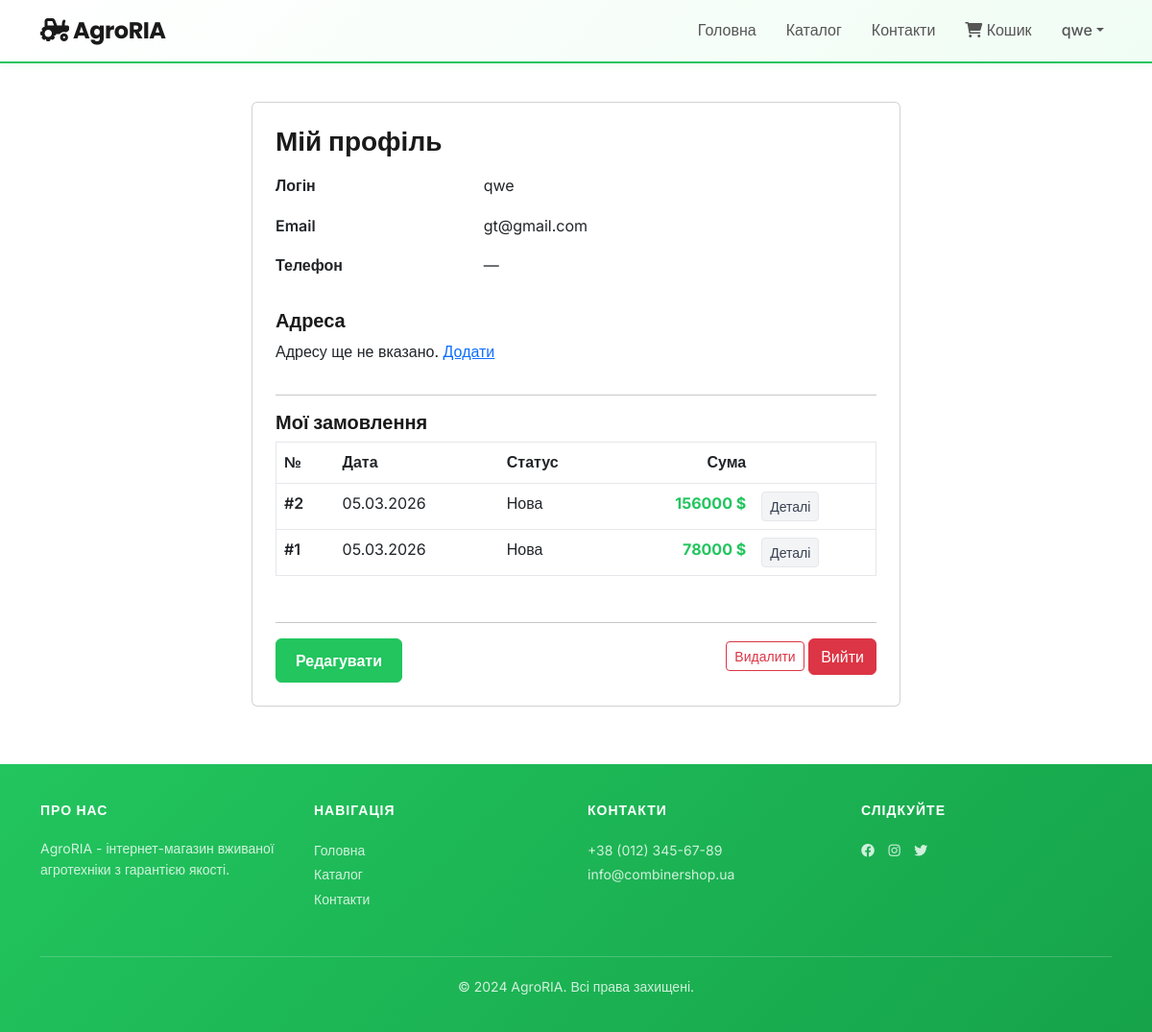
Page /account/profile/ (signed in) on the committed database.
### account/models.py (models this page shows, shortened)
class Profile(models.Model):
    user = models.OneToOneField(User, on_delete=models.CASCADE)
    phone_number = models.CharField(max_length=20, blank=True)
    address = models.ForeignKey('Address', on_delete=models.SET_NULL, null=True, blank=True, default = None)

### order/models.py (models this page shows, shortened)
class Order(models.Model):
    STATUS_CHOICES = [
        ('new', 'Нова'),
        ('processing', 'В обробці'),
        ('shipped', 'Відправлено'),
        ('delivered', 'Доставлено'),
        ('canceled', 'Скасовано'),
    ]
    user = models.ForeignKey(User, on_delete=models.SET_NULL, null=True, blank=True)
    shipping_name = models.CharField(max_length=255, verbose_name='Ім\'я отримувача')
    shipping_phone = models.CharField(max_length=20, blank=True, verbose_name='Телефон')
    shipping_sity = models.CharField(max_length=100, verbose_name='Місто')
    shipping_street = models.CharField(max_length=255, verbose_name='Вулиця')
    status = models.CharField(max_length=20, choices=STATUS_CHOICES, default='new')
    coment = models.TextField(blank=True, null=True)
    total_price = models.DecimalField(max_digits=10, decimal_places=2)
    created_at = models.DateTimeField(auto_now_add=True)
    updated_at = models.DateTimeField(auto_now=True)
    class Meta:
        ordering = ['-created_at']
        verbose_name = 'Замовлення'
        verbose_name_plural = 'Замовлення'
        ordering = ['-created_at']

### account/views.py (the view)
# urls.py: path('profile/', views.profile_view, name='profile'),
@login_required
def profile_view(request):
    profile = get_object_or_404(Profile, user=request.user)
    return render(request, 'account/profile.html', {'profile': profile})

### templates/account/profile.html (shortened to what this page needs)
{% extends 'base.html' %}
{% block content %}
  <div class="container auth-card">
    <div class="card p-4">
      <h3 class="mb-3">Мій профіль</h3>
      <dl class="row profile-info">
        <dt class="col-sm-4">Логін</dt><dd class="col-sm-8">{{ profile.user.username }}</dd>
        <dt class="col-sm-4">Email</dt><dd class="col-sm-8">{{ profile.user.email|default:"—" }}</dd>
        <dt class="col-sm-4">Телефон</dt><dd class="col-sm-8">{{ profile.phone_number|default:"—" }}</dd>
      </dl>
      <h5>Адреса</h5>
      {% if profile.address and profile.address.city %}
        <dl class="row profile-info">
          <dt class="col-sm-4">Місто</dt><dd class="col-sm-8">{{ profile.address.city }}</dd>
          <dt class="col-sm-4">Вулиця</dt><dd class="col-sm-8">{{ profile.address.street }}</dd>
          <dt class="col-sm-4">Індекс</dt><dd class="col-sm-8">{{ profile.address.postal_code|default:"—" }}</dd>
          <dt class="col-sm-4">Країна</dt><dd class="col-sm-8">{{ profile.address.country|default:"—" }}</dd>
        </dl>
      {% else %}
        <p>Адресу ще не вказано. <a href="{% url 'account:edit_profile' %}">Додати</a></p>
      {% endif %}
      <hr>
      <h5>Мої замовлення</h5>
      {% with orders=profile.user.order_set.all %}
        {% if orders %}
          <div class="table-responsive mb-3">
            <table class="table table-sm" style="border: 1px solid #e5e7eb;">
              <thead style="background: #f9fafb;">
                <tr>
                  <th style="padding: 8px;">№</th>
                  <th style="padding: 8px;">Дата</th>
                  <th style="padding: 8px;">Статус</th>
                  <th style="padding: 8px; text-align:right;">Сума</th>
                  <th style="padding: 8px;"></th>
                </tr>
              </thead>
              <tbody>
                {% for order in orders|slice:":5" %}
                <tr style="border-top: 1px solid #e5e7eb;">
                  <td style="padding: 8px; font-weight:600;">#{{ order.id }}</td>
                  <td style="padding: 8px;">{{ order.created_at|date:"d.m.Y" }}</td>
                  <td style="padding: 8px;">{{ order.get_status_display }}</td>
                  <td style="padding: 8px; text-align:right; color:#22c55e; font-weight:700;">{{ order.total_price|floatformat:0 }} $</td>
                  <td style="padding: 8px;">
                    <a href="{% url 'order:order_detail' order.id %}" class="btn btn-sm" style="background:#f3f4f6; color:#374151; border:1px solid #e5e7eb;">Деталі</a>
                  </td>
                </tr>
                {% endfor %}
              </tbody>
            </table>
          </div>
        {% else %}
          <p style="color: #6b7280;">Замовлень ще немає. <a href="{% url 'products:product_list' %}" style="color: #22c55e;">До каталогу</a></p>
        {% endif %}
      {% endwith %}
      <hr>
      <div class="d-flex justify-content-between">
        <a href="{% url 'account:edit_profile' %}" class="btn btn-primary">Редагувати</a>
        <div>
          <a href="{% url 'account:delete_profile' %}" class="btn btn-outline-danger btn-sm">Видалити</a>
          <a href="{% url 'account:logout' %}" class="btn btn-danger">Вийти</a>
        </div>
      </div>
    </div>
  </div>
{% endblock %}

### templates/base.html (shortened to what this page needs)
<!DOCTYPE html>
<html lang="uk">
<head>
    <link href="https://cdn.jsdelivr.net/npm/bootstrap@5.3.0/dist/css/bootstrap.min.css" rel="stylesheet">
    <link rel="stylesheet" href="https://cdnjs.cloudflare.com/ajax/libs/font-awesome/6.0.0/css/all.min.css">
</head>
<body>
    <nav class="navbar navbar-expand-lg navbar-light sticky-top">
        <div class="container">
            <a class="navbar-brand" href="{% url 'products:home' %}">
                <i class="fas fa-tractor"></i> AgroRIA
            </a>
            <div class="collapse navbar-collapse" id="navbarNav">
                <ul class="navbar-nav ms-auto">
                    <li class="nav-item">
                        <a class="nav-link" href="{% url 'products:home' %}">Головна</a>
                    </li>
                    <li class="nav-item">
                        <a class="nav-link" href="{% url 'products:product_list' %}">Каталог</a>
                    </li>
                    <li class="nav-item">
                        <a class="nav-link" href="{% url 'products:contact' %}">Контакти</a>
                    </li>
                    <li class="nav-item">
                        <a class="nav-link" href="{% url 'card:cart_details' %}" style="position: relative;">
                            <i class="fas fa-shopping-cart"></i> Кошик
                        </a>
                    </li>
                    {% if request.user.is_authenticated %}
                        <li class="nav-item dropdown">
                            <a class="nav-link dropdown-toggle" href="#" id="accountMenu" role="button" data-bs-toggle="dropdown">{{ request.user.username }}</a>
                        </li>
                    {% else %}
                        <li class="nav-item"><a class="nav-link" href="{% url 'account:login' %}">Увійти</a></li>
                        <li class="nav-item"><a class="nav-link" href="{% url 'account:register' %}">Реєстрація</a></li>
                    {% endif %}
                </ul>
            </div>
        </div>
    </nav>
    {% block content %}{% endblock %}
    <footer class="footer">
        <div class="container">
            <div class="row">
                <div class="col-md-3">
                    <h6>Про нас</h6>
                    <p style="font-size: 14px; color: rgba(255, 255, 255, 0.8);">AgroRIA - інтернет-магазин вживаної агротехніки з гарантією якості.</p>
                </div>
                <div class="col-md-3">
                    <h6>Навігація</h6>
                    <ul class="list-unstyled">
                        <li><a href="{% url 'products:home' %}">Головна</a></li>
                        <li><a href="{% url 'products:product_list' %}">Каталог</a></li>
                        <li><a href="{% url 'products:contact' %}">Контакти</a></li>
                    </ul>
                </div>
                <div class="col-md-3">
                    <h6>Контакти</h6>
                    <ul class="list-unstyled">
                        <li><a href="tel:+380123456789">+38 (012) 345-67-89</a></li>
                        <li><a href="mailto:info@combinershop.ua">info@combinershop.ua</a></li>
                    </ul>
                </div>
                <div class="col-md-3">
                    <h6>Слідкуйте</h6>
                    <div>
                        <a href="#" style="margin-right: 10px;"><i class="fab fa-facebook"></i></a>
                        <a href="#" style="margin-right: 10px;"><i class="fab fa-instagram"></i></a>
                        <a href="#"><i class="fab fa-twitter"></i></a>
                    </div>
                </div>
            </div>
            <div class="footer-bottom">
                <p>&copy; 2024 AgroRIA. Всі права захищені.</p>
            </div>
        </div>
    </footer>
</body>
</html>

### templates/base.html (style rules this page uses)
* { margin: 0; padding: 0; box-sizing: border-box; }
body { font-family: 'Inter', sans-serif; color: #1a1a1a; background-color: #ffffff; line-height: 1.6; }
h1, h2, h3, h4, h5, h6 { font-family: 'Poppins', sans-serif; font-weight: 600; color: #1a1a1a; }
.navbar { background: linear-gradient(135deg, #ffffff 0%, #f0fdf4 100%); box-shadow: 0 2px 10px rgba(34, 197, 94, 0.08); border-bottom: 2px solid #22c55e; }
.navbar-brand { font-family: 'Poppins', sans-serif; font-size: 24px; font-weight: 700; color: #1a1a1a !important; letter-spacing: -0.5px; }
.nav-link { color: #555 !important; font-weight: 500; margin-left: 15px; transition: color 0.3s ease; }
.btn-primary { background-color: #22c55e; border-color: #22c55e; font-weight: 600; padding: 10px 20px; border-radius: 6px; transition: all 0.3s ease; color: white; }
.footer { background: linear-gradient(135deg, #22c55e 0%, #16a34a 100%); border-top: none; padding: 40px 0 20px; margin-top: 60px; color: white; }
.footer h6 { font-size: 14px; margin-bottom: 20px; text-transform: uppercase; letter-spacing: 1px; color: white; }
.footer a { color: rgba(255, 255, 255, 0.8); text-decoration: none; font-size: 14px; transition: color 0.3s ease; }
.footer-bottom { border-top: 1px solid rgba(255, 255, 255, 0.2); padding-top: 20px; margin-top: 30px; text-align: center; color: rgba(255, 255, 255, 0.6); font-size: 14px; }
.footer p { color: rgba(255, 255, 255, 0.8); }

### templates/account/profile.html (style rules this page uses)
.auth-card { max-width: 700px; margin: 40px auto; }
.profile-info dt { font-weight: 600; }
.profile-info dd { margin-bottom: 1rem; }

### rows in the picture
Profile: user.username "qwe", user.email "gt@gmail.com", phone_number "—"
Order: id "2", created_at "05.03.2026", status "Нова", total_price "156000"
Order: id "1", created_at "05.03.2026", status "Нова", total_price "78000"

### other values in the picture
{{ request.user.username }} "qwe"
